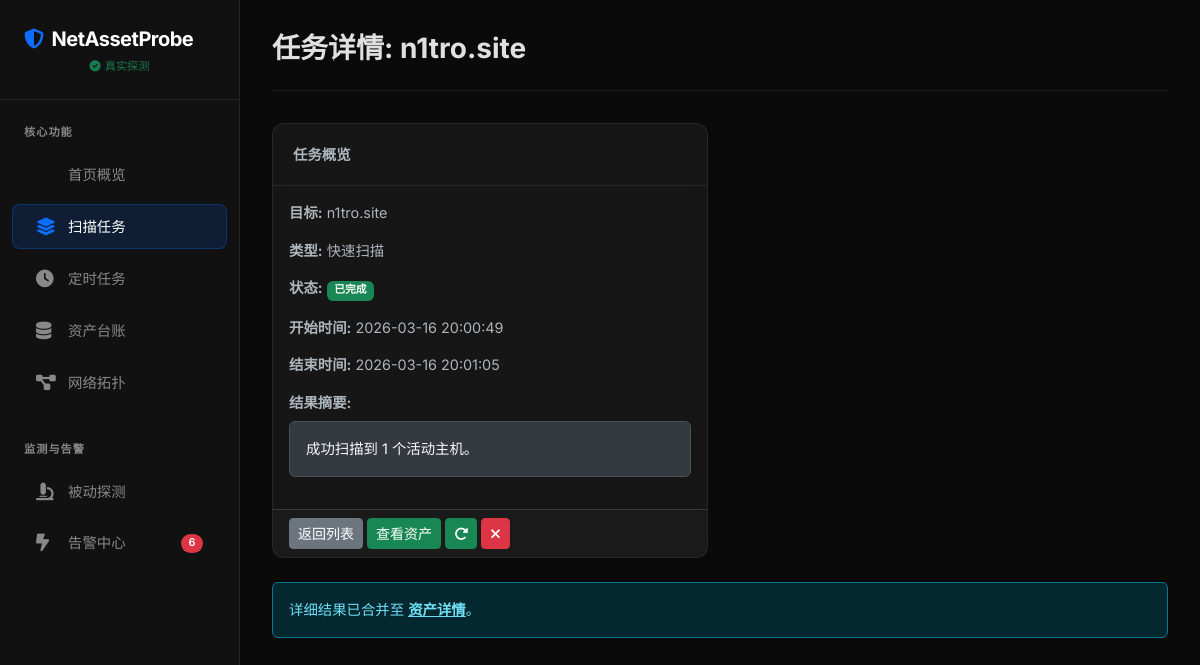
The page /tasks/68/ on the database its author committed.
### scanner/models.py (models this page shows, shortened)
class Task(models.Model):
    STATUS_CHOICES = (
        ('PENDING', '等待中'),
        ('RUNNING', '进行中'),
        ('COMPLETED', '已完成'),
        ('FAILED', '失败'),
    )
    SCAN_CHOICES = (
        ('quick', '快速扫描'),
        ('normal', '标准扫描'),
        ('deep', '深度扫描'),
        ('service', '服务识别'),
        ('vuln', '漏洞扫描'),
    )
    TCP_SCAN_CHOICES = (
        ('SYN', 'SYN 扫描 (-sS)'),
        ('CONNECT', 'TCP 连接扫描 (-sT)'),
    )
    HOST_DISCOVERY_CHOICES = (
        ('DEFAULT', '默认'),
        ('PING_ONLY', '仅主机发现 (-sn)'),
        ('ICMP', 'ICMP 探测 (-PE -PP)'),
        ('NO_PING', '跳过主机发现 (-Pn)'),
    )
    target = models.CharField(max_length=255, help_text="目标 IP 或 域名 (支持网段 e.g. 192.168.1.0/24)", db_index=True)
    scan_type = models.CharField(max_length=20, choices=SCAN_CHOICES, default='quick')
    ports = models.CharField(max_length=100, blank=True, null=True, help_text="端口范围 (如 80,443,8000-9000)。留空按扫描类型默认。")
    enable_tcp = models.BooleanField(default=True)
    enable_udp = models.BooleanField(default=False)
    tcp_scan = models.CharField(max_length=20, choices=TCP_SCAN_CHOICES, default='SYN')
    host_discovery = models.CharField(max_length=20, choices=HOST_DISCOVERY_CHOICES, default='DEFAULT')
    timing = models.IntegerField(default=4, help_text="Nmap timing 模板 (-T0..-T5)")
    use_scripts = models.BooleanField(default=False, verbose_name="启用 NSE 脚本")
    script_categories = models.CharField(max_length=100, blank=True, null=True,
                                       default='vuln,auth,default',
                                       help_text="NSE 脚本类别，多个用逗号隔开 (如: vuln,auth,brute)")
    status = models.CharField(max_length=20, choices=STATUS_CHOICES, default='PENDING', db_index=True)
    progress = models.IntegerField(default=0)
    created_at = models.DateTimeField(auto_now_add=True, db_index=True)
    finished_at = models.DateTimeField(null=True, blank=True)
    result_summary = models.TextField(blank=True, null=True, help_text="简单的结果摘要")
    class Meta:
        ordering = ['-created_at']

### scanner/views.py (the view)
# urls.py: path('tasks/<int:pk>/', views.TaskDetailView.as_view(), name='task_detail'),
class TaskDetailView(DetailView):
    model = Task
    template_name = 'scanner/task_detail.html'
    context_object_name = 'task'
    def get_context_data(self, **kwargs):
        context = super().get_context_data(**kwargs)
        task = self.object
        primary_asset = None
        try:
            ipaddress.ip_address(task.target.strip())
            primary_asset = Asset.objects.filter(ip_address=task.target.strip()).first()
        except Exception:
            primary_asset = None
        task_assets = Asset.objects.none()
        if task.finished_at:
            task_assets = Asset.objects.filter(
                last_scanned__gte=task.created_at,
                last_scanned__lte=task.finished_at,
            ).order_by('ip_address')
        if not primary_asset and task_assets.count() == 1:
            primary_asset = task_assets.first()
        context['primary_asset'] = primary_asset
        context['task_assets'] = task_assets[:50]
        return context

### scanner/context_processors.py (called while the page is built)
def global_settings(request):
    return {
        'unread_alerts_count': Alert.objects.filter(status='UNREAD').count(),
        'simulation_mode': getattr(settings, 'SCANNER_SIMULATION_MODE', False)
    }

### scanner/templates/scanner/task_detail.html (shortened to what this page needs)
{% extends 'scanner/base.html' %}
{% block title %}任务详情: {{ task.target }}{% endblock %}
{% block content %}
<div class="row">
    <div class="col-md-6">
        <div class="card mb-4">
            <div class="card-header">任务概览</div>
            <div class="card-body">
                <p><strong>目标:</strong> {{ task.target }}</p>
                <p><strong>类型:</strong> {{ task.get_scan_type_display }}</p>
                <p><strong>状态:</strong>
                    <span class="badge bg-{% if task.status == 'COMPLETED' %}success{% elif task.status == 'FAILED' %}danger{% elif task.status == 'RUNNING' %}primary{% else %}secondary{% endif %}">
                        {{ task.get_status_display }}
                    </span>
                </p>
                <p><strong>开始时间:</strong> {{ task.created_at|date:"Y-m-d H:i:s" }}</p>
                <p><strong>结束时间:</strong> {{ task.finished_at|date:"Y-m-d H:i:s"|default:"-" }}</p>
                {% if task.result_summary %}
                <div class="mt-3">
                    <strong>结果摘要:</strong>
                    <div class="alert alert-{% if task.status == 'FAILED' %}danger{% else %}light border{% endif %} mt-2">
                        {{ task.result_summary }}
                    </div>
                </div>
                {% endif %}
            </div>
            <div class="card-footer">
                <a href="{% url 'task_list' %}" class="btn btn-sm btn-secondary">返回列表</a>
                {% if task.status == 'COMPLETED' %}
                    {% if primary_asset %}
                    <a href="{% url 'asset_detail' primary_asset.id %}" class="btn btn-sm btn-success">查看资产</a>
                    {% else %}
                    <a href="{% url 'asset_list' %}" class="btn btn-sm btn-success">查看资产</a>
                    {% endif %}
                {% endif %}
                {% if task.status == 'FAILED' or task.status == 'COMPLETED' %}
                <a href="{% url 'task_rescan' task.id %}" class="btn btn-sm btn-success" title="重新扫描" onclick="return confirm('确定要重新扫描此目标吗？')"><i class="fas fa-rotate-right"></i></a>
                {% endif %}
                <form method="post" action="{% url 'task_delete' task.id %}" class="d-inline">
                    <button type="submit" class="btn btn-sm btn-danger" title="删除" onclick="return confirm('确定要删除此任务吗？')"><i class="fas fa-xmark"></i></button>
                </form>
            </div>
        </div>
    </div>
</div>
<div class="row">
    <div class="col-md-12">
        <div class="alert alert-info">
            {% if primary_asset %}
                详细结果已合并至 <a href="{% url 'asset_detail' primary_asset.id %}" class="alert-link">资产详情</a>。
            {% else %}
                详细结果已合并至 <a href="{% url 'asset_list' %}" class="alert-link">资产列表</a>。
                请根据目标 IP 在资产管理中查看详细端口和服务信息。
            {% endif %}
        </div>
    </div>
</div>
{% endblock %}

### scanner/templates/scanner/base.html (style rules this page uses)
:root { --dark-bg: #0a0a0a; --card-bg: rgba(30, 30, 30, 0.6); --sidebar-bg: #111111; --accent-color: #0d6efd; --border-color: rgba(255, 255, 255, 0.08); --glass-bg: rgba(255, 255, 255, 0.03); --text-main: #e0e0e0; --text-muted: #888888; }
body { font-family: 'Inter', -apple-system, BlinkMacSystemFont, "Segoe UI", Roboto, sans-serif; font-size: .9rem; background-color: var(--dark-bg); color: var(--text-main); overflow-x: hidden; }
.card { background-color: var(--card-bg); backdrop-filter: blur(10px); -webkit-backdrop-filter: blur(10px); border: 1px solid var(--border-color); border-radius: 12px; transition: transform 0.3s ease, box-shadow 0.3s ease; }
.card-header { background-color: transparent; border-bottom: 1px solid var(--border-color); padding: 1.25rem; font-weight: 600; }
.badge { padding: 0.4em 0.7em; font-weight: 600; border-radius: 6px; }

### rows shown on the page
Task: target "n1tro.site", scan_type "快速扫描", status "已完成", created_at "2026-03-16 20:00:49", finished_at "2026-03-16 20:01:05", result_summary "成功扫描到 1 个活动主机。"

### other values the page prints
{{ unread_alerts_count }} "6"
